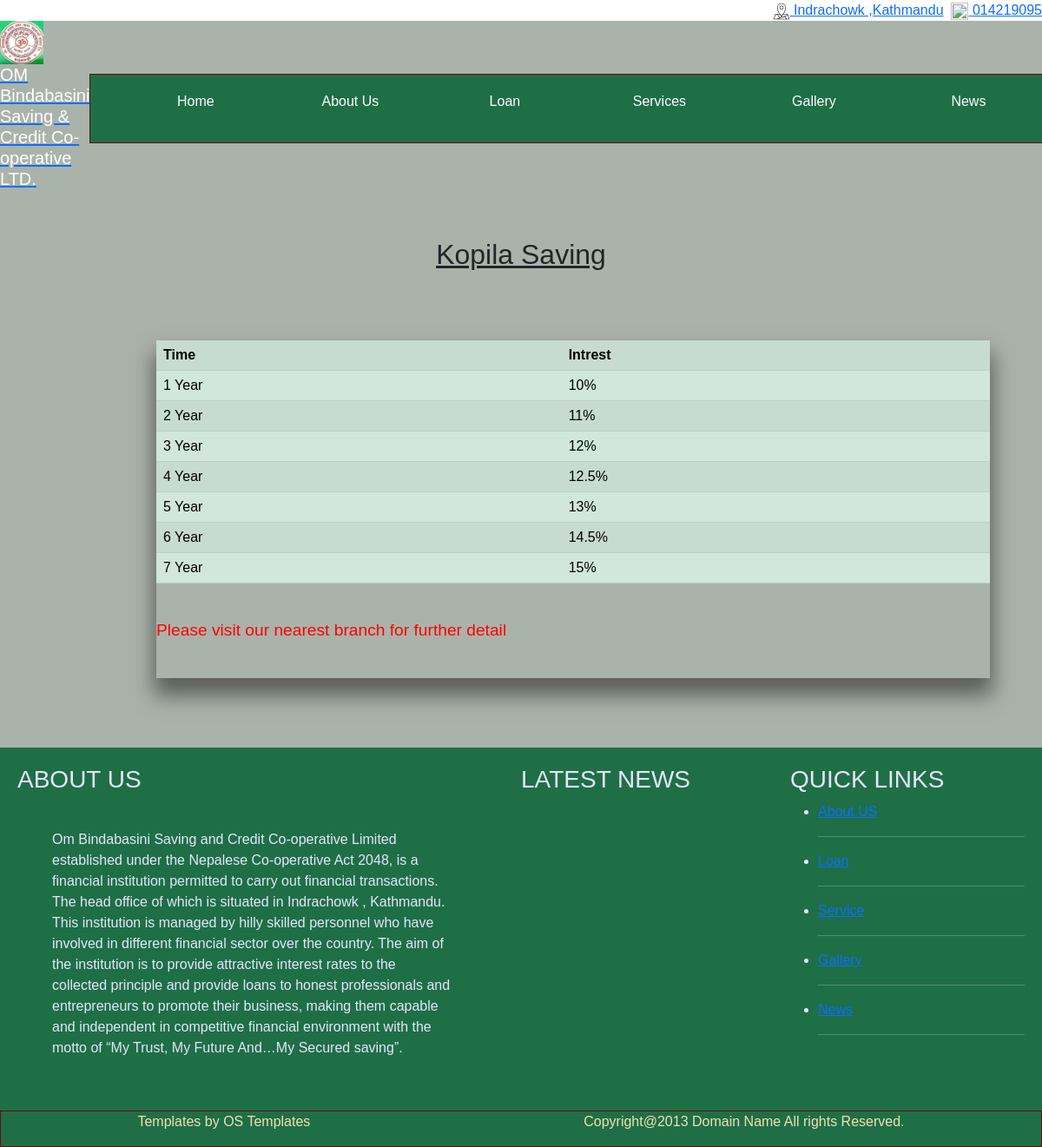
The page /kopila.php on the database its author committed.
### tables this page shows
CREATE TABLE `kopila_bachat` (
  `id` int(11) NOT NULL,
  `time` varchar(6) DEFAULT NULL,
  `intrest` varchar(5) DEFAULT NULL
);

CREATE TABLE `aboutus` (
  `Ab_id` int(11) NOT NULL,
  `Ab_title` varchar(50) DEFAULT NULL,
  `Ab_content` varchar(1000) DEFAULT NULL,
  `Ab_img` blob DEFAULT NULL
);

### kopila.php (the view, shortened to what this page needs)
<html>
    <head>
        <link href="https://cdn.jsdelivr.net/npm/bootstrap@5.1.1/dist/css/bootstrap.min.css" rel="stylesheet">
	<link rel="stylesheet" href="css/style.css">
</head>
<body>
    <?php include('portion/menu.php'); ?>
    <br><br>
    <u><h2 align=center>Kopila Saving</h2></u>
    <div class="about-sec-tb">
    <table class="table table-success table-striped">
  <tr>
      <th>Time</th>
      <th>Intrest</th>
  </tr>
    <?php
$con = mysqli_connect('localhost','root','') or die(mysqli_error($con));
mysqli_select_db($con,'finance') or die(mysqli_error($con));
$query = "SELECT * FROM kopila_bachat";
$result = mysqli_query($con,$query)or die(mysqli_error($con));
while ($arr = mysqli_fetch_array($result,MYSQLI_ASSOC)) {
    ?>
    <tr>
      <td><?php echo $arr['time']; ?></td>
      <td><?php echo $arr['intrest']; }?></td>
  </tr>
</table>
<br>
<p style="color:red; font-size:120%">Please visit our nearest branch for further detail</p>
<br>
</div>
    <?php include('portion/footer.php'); ?>
</body>
</html>

### portion/footer.php (shortened to what this page needs)
<div class="container-footer-here">
    <div name="ContactUs" class="contact">
        <h3 class="heading">ABOUT US</h3>
        <div class="aboutus-footer">
            <?php
            $con = mysqli_connect('localhost', 'root', '') or die(mysqli_error($con));
            mysqli_select_db($con, 'finance') or die(mysqli_error($con));
            $query = "SELECT * FROM aboutus where Ab_title='Introduction'";
            $result = mysqli_query($con, $query) or die(mysqli_error($con));
            $arr = mysqli_fetch_array($result, MYSQLI_ASSOC);
            ?>
            <div class="about-intro-sec">
                <?php echo $arr['Ab_content'];  ?>
            </div>
        </div>
    </div>
    <div name="blogs" class="blog">
        <h3 class="heading">LATEST NEWS</h3>
    </div>
    <div name="blogs" class="link">
        <h3 class="heading">QUICK LINKS</h3>
        <ul>
            <li><a href="aboutus.php">About US</a></li>
            <hr>
            <li><a href="loan.php">Loan</a></li>
            <hr>
            <li><a href="365days.php">Service</a></li>
            <hr>
            <li><a href="">Gallery</a></li>
            <hr>
            <li><a href="">News</a></li>
            <hr>
        </ul>
    </div>
</div>
<div name="main_footer" class="footer-rt d-flex  align-items-center  justify-content-around">
    <p style="float: right">Templates by OS Templates</p>
    <p>Copyright@2013 Domain Name All rights Reserved.</p>
</div>

### css/style.css (style rules this page uses)
* { padding: 0; margin: 0; }
body { background-color:#aab3aa ; box-sizing: border-box; font-family: sans-serif; }
.container-footer-here { display: flex; background-color: #1e6f46; color: lavender; }
.container-footer-here div { padding: 10px; margin: 10px; }
.link { flex: 1; }
.blog { flex: 1; }
.contact { flex: 2; }
.footer-rt { background-color:#1e6f46; width: 100%; border: 1px solid #690a0e; color: wheat; }
.about-sec-tb { margin-top: 10vh; margin-left: 22.5vh; margin-bottom: 10vh; border: 1px black; width: 80%; -webkit-box-shadow: 0px 17px 23px 3px rgba(26,25,25,0.55); -moz-box-shadow: 0px 17px 23px 3px rgba(26,25,25,0.55); box-shadow: 0px 17px 23px 3px rgba(26,25,25,0.55); }

### rows shown on the page
kopila_bachat: time "1 Year", intrest "10%"
kopila_bachat: time "2 Year", intrest "11%"
kopila_bachat: time "3 Year", intrest "12%"
kopila_bachat: time "4 Year", intrest "12.5%"
kopila_bachat: time "5 Year", intrest "13%"
kopila_bachat: time "6 Year", intrest "14.5%"
kopila_bachat: time "7 Year", intrest "15%"
aboutus: Ab_content "Om Bindabasini Saving and Credit Co-operative Limited established under the Nepalese Co-operative Act 2048, is a financial institution permitted to carry out financial transactions. The head office of which is situated in Indrachowk , Kathmandu. This institution is managed by hilly skilled personnel who have involved in different financial sector over the country. The aim of the institution is to provide attractive interest rates to the collected principle and provide loans to honest professionals and entrepreneurs to promote their business, making them capable and independent in competitive financial environment with the motto of “My Trust, My Future And…My Secured saving”."
